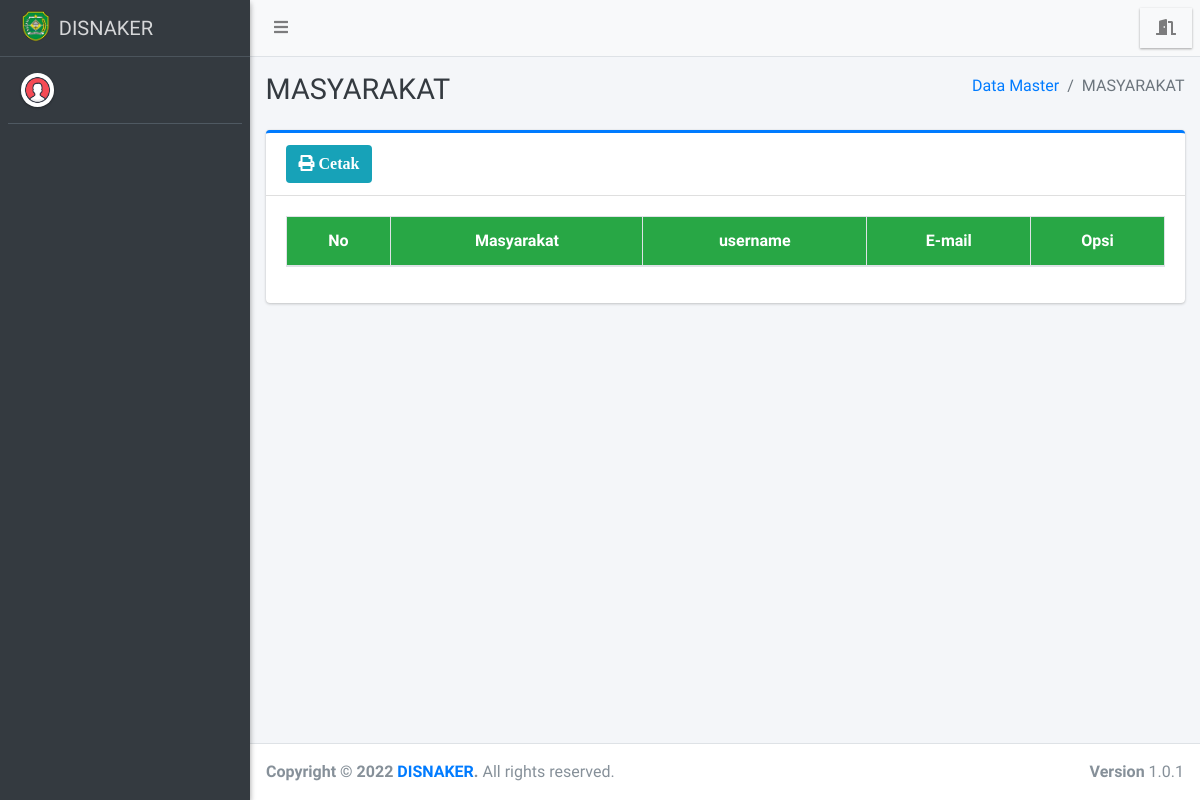
Before: /admin/masyarakat/index.php with the older database file.
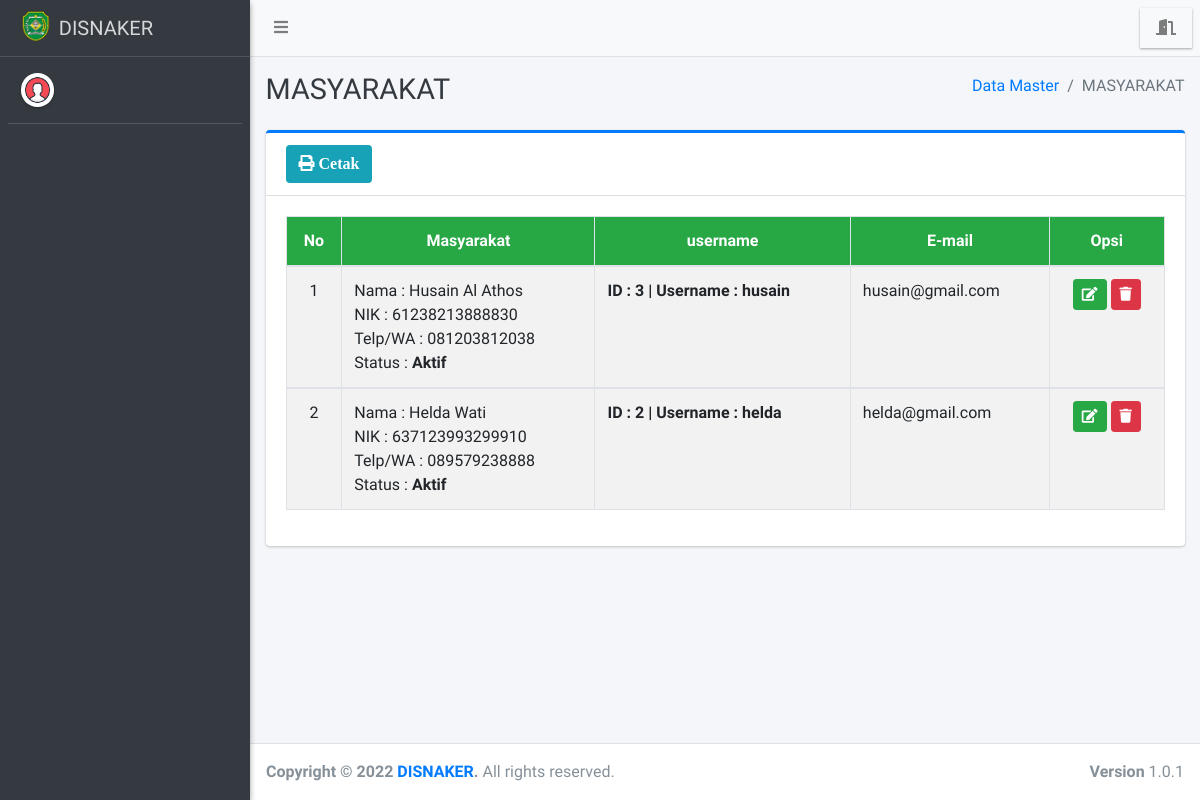
After: the same page with the newer database file.
### tables this page shows
CREATE TABLE `masyarakat` (
  `id_masyarakat` int(11) NOT NULL,
  `id_user` int(11) DEFAULT NULL,
  `nama_masyarakat` varchar(255) DEFAULT NULL,
  `nik` varchar(150) DEFAULT NULL,
  `email` varchar(255) DEFAULT NULL,
  `jk` varchar(11) DEFAULT NULL,
  `alamat` text,
  `pekerjaan` varchar(150) DEFAULT NULL,
  `no_wa` varchar(25) DEFAULT NULL,
  `status` varchar(20) DEFAULT NULL
);

CREATE TABLE `user` (
  `id_user` int(11) NOT NULL,
  `username` varchar(50) NOT NULL,
  `password` varchar(100) NOT NULL,
  `role` varchar(20) NOT NULL
);

### config/config.php (called while the page is built, shortened)
<?php
	function base_url($url = null){
		$base_url = "http://localhost:8888/disnaker";
		if ($url != null) {
			return $base_url."/".$url;
		}else{
			return $base_url;
		}
	}
 ?>

### admin/masyarakat/index.php (the view, shortened to what this page needs)
<?php
require '../../config/config.php';
require '../../config/koneksi.php';
?>
<!DOCTYPE html>
<html>
<?php
include '../../templates/head.php';
?>
<body class="hold-transition sidebar-mini layout-fixed">
    <div class="wrapper">
        <?php
        include '../../templates/navbar.php';
        ?>
        <?php
        include '../../templates/sidebar.php';
        ?>
        <div class="content-wrapper">
            <div class="content-header">
                <div class="container-fluid">
                    <div class="row mb-2">
                        <div class="col-sm-6">
                            <h1 class="m-0 text-dark">MASYARAKAT</h1>
                        </div>
                        <div class="col-sm-6">
                            <ol class="breadcrumb float-sm-right">
                                <li class="breadcrumb-item"><a href="#">Data Master</a></li>
                                <li class="breadcrumb-item active">MASYARAKAT</li>
                            </ol>
                        </div>
                    </div>
                </div>
            </div>
            <section class="content">
                <div class="container-fluid">
                    <div class="row">
                        <div class="col-12">
                            <div class="card card-primary card-outline">
                                <div class="card-header">
                                    <a href="print" target="blank" class="btn bg-info"><i class="fa fa-print"> Cetak</i></a>
                                </div>
                                <div class="card-body">
                                    <div class="table-responsive">
                                        <table id="example1" class="table table-bordered table-striped">
                                            <thead class="bg-green">
                                                <tr align="center">
                                                    <th>No</th>
                                                    <th>Masyarakat </th>
                                                    <th>username </th>
                                                    <th>E-mail</th>
                                                    <th>Opsi</th>
                                                </tr>
                                            </thead>
                                            <?php
                                            $no = 1;
                                            $data = $koneksi->query("SELECT * FROM masyarakat AS p
                                            LEFT JOIN user AS u ON p.id_user = u.id_user
                                            ORDER BY p.id_masyarakat DESC");
                                            while ($row = $data->fetch_array()) {
                                            ?>
                                                <tbody style="background-color: white">
                                                    <tr>
                                                        <td align="center"><?= $no++ ?></td>
                                                        <td>
                                                            Nama : <?= $row['nama_masyarakat'] ?><br>
                                                            NIK : <?= $row['nik'] ?><br>
                                                            Telp/WA : <?= $row['no_wa'] ?><br>
                                                            Status : <b><?= $row['status'] ?></b><br>
                                                        </td>
                                                        <td><b>ID : <?= $row['id_user'] ?> | Username : <?= $row['username'] ?></b></td>
                                                        <td><?= $row['email'] ?></td>
                                                        <td align="center">
                                                            <a href="edit?id=<?= $row['id_masyarakat'] ?>" class="btn btn-success btn-sm" title="Edit"><i class="fa fa-edit"></i></a>
                                                            <a href="hapus?id=<?= $row['id_masyarakat'] ?>" class="btn btn-danger btn-sm alert-hapus" title="Hapus"><i class="fa fa-trash"></i></a>
                                                        </td>
                                                    </tr>
                                                </tbody>
                                            <?php } ?>
                                        </table>
                                    </div>
                                </div>
                            </div>
                        </div>
                    </div>
                </div>
            </section>
        </div>
        <?php include_once "../../templates/footer.php"; ?>
    </div>
</body>
</html>

### templates/head.php (shortened to what this page needs)
<head>
  <link rel="stylesheet" href="<?= base_url() ?>/assets/plugins/fontawesome-free/css/all.min.css">
  <link rel="stylesheet" href="https://code.ionicframework.com/ionicons/2.0.1/css/ionicons.min.css">
  <link rel="stylesheet" href="<?= base_url() ?>/assets/plugins/datatables-bs4/css/dataTables.bootstrap4.css">
  <link rel="stylesheet" href="<?= base_url() ?>/assets/plugins/ekko-lightbox/ekko-lightbox.css">
  <link rel="stylesheet" href="<?= base_url() ?>/assets/plugins/bootstrap-fileupload/bootstrap-fileupload.min.css">
  <link rel="stylesheet" href="<?= base_url() ?>/assets/plugins/tempusdominus-bootstrap-4/css/tempusdominus-bootstrap-4.min.css">
  <link rel="stylesheet" href="<?= base_url() ?>/assets/plugins/select2/css/select2.min.css">
  <link rel="stylesheet" href="<?= base_url() ?>/assets/plugins/select2-bootstrap4-theme/select2-bootstrap4.min.css">
  <link rel="stylesheet" href="<?= base_url() ?>/assets/plugins/icheck-bootstrap/icheck-bootstrap.min.css">
  <link rel="stylesheet" href="<?= base_url() ?>/assets/plugins/jqvmap/jqvmap.min.css">
  <link rel="stylesheet" href="<?= base_url() ?>/assets/dist/css/adminlte.min.css">
  <link rel="stylesheet" href="<?= base_url() ?>/assets/plugins/overlayScrollbars/css/OverlayScrollbars.min.css">
  <link rel="stylesheet" href="<?= base_url() ?>/assets/plugins/daterangepicker/daterangepicker.css">
  <link rel="stylesheet" href="<?= base_url() ?>/assets/plugins/summernote/summernote-bs4.css">
  <link rel="stylesheet" href="<?= base_url() ?>/assets/plugins/bootstrap-fileupload/bootstrap-fileupload.min.css">
  <link rel="stylesheet" href="<?= base_url() ?>/assets/alert/sweetalert.css">
</head>

### templates/navbar.php
<nav class="main-header navbar navbar-expand navbar-light navbar-light">
  <ul class="navbar-nav">
    <li class="nav-item">
      <a class="nav-link" data-widget="pushmenu" href="#"><i class="fas fa-bars"></i></a>
    </li>
  </ul>
  <ul class="navbar-nav ml-auto">
    <li class="nav-item dropdown img-square elevation-1">
      <a class="nav-link alert-logout" href="<?= base_url('logout') ?>">
        <i class="fas fa-door-open"></i>
      </a>
    </li>
  </ul>
</nav>

### templates/sidebar.php (shortened to what this page needs)
<aside class="main-sidebar sidebar-dark-green elevation-2">
  <a href="#" class="brand-link">
    <img src="<?= base_url() ?>/assets/dist/img/logo.png" style="width: 30px;" alt="#" class="brand-image" style="opacity: .8">
    <span class="brand-text font-weight-light"><b>DISNAKER</b></span>
  </a>
  <div class="sidebar">
    <div class="user-panel mt-3 pb-3 d-flex">
      <div class="image">
        <img src="<?= base_url() ?>/assets/dist/img/avatar1.png" class="img-circle elevation-1" alt="User Image">
      </div>
      <div class="info">
      </div>
    </div>
  </div>
</aside>

### templates/footer.php
<footer class="main-footer">
  <strong>Copyright &copy; <?= date('Y') ?> <a href="#">DISNAKER</a>.</strong>
  All rights reserved.
  <div class="float-right d-none d-sm-inline-block">
    <b>Version</b> 1.0.1
  </div>
</footer>

Changed rows visible on the page:
added masyarakat: nama_masyarakat "Husain Al Athos", nik "61238213888830", no_wa "081203812038", status "Aktif", id_user.id_user "3", id_user.username "husain", email "husain@gmail.com"
added masyarakat: nama_masyarakat "Helda Wati", nik "637123993299910", no_wa "089579238888", status "Aktif", id_user.id_user "2", id_user.username "helda", email "helda@gmail.com"
